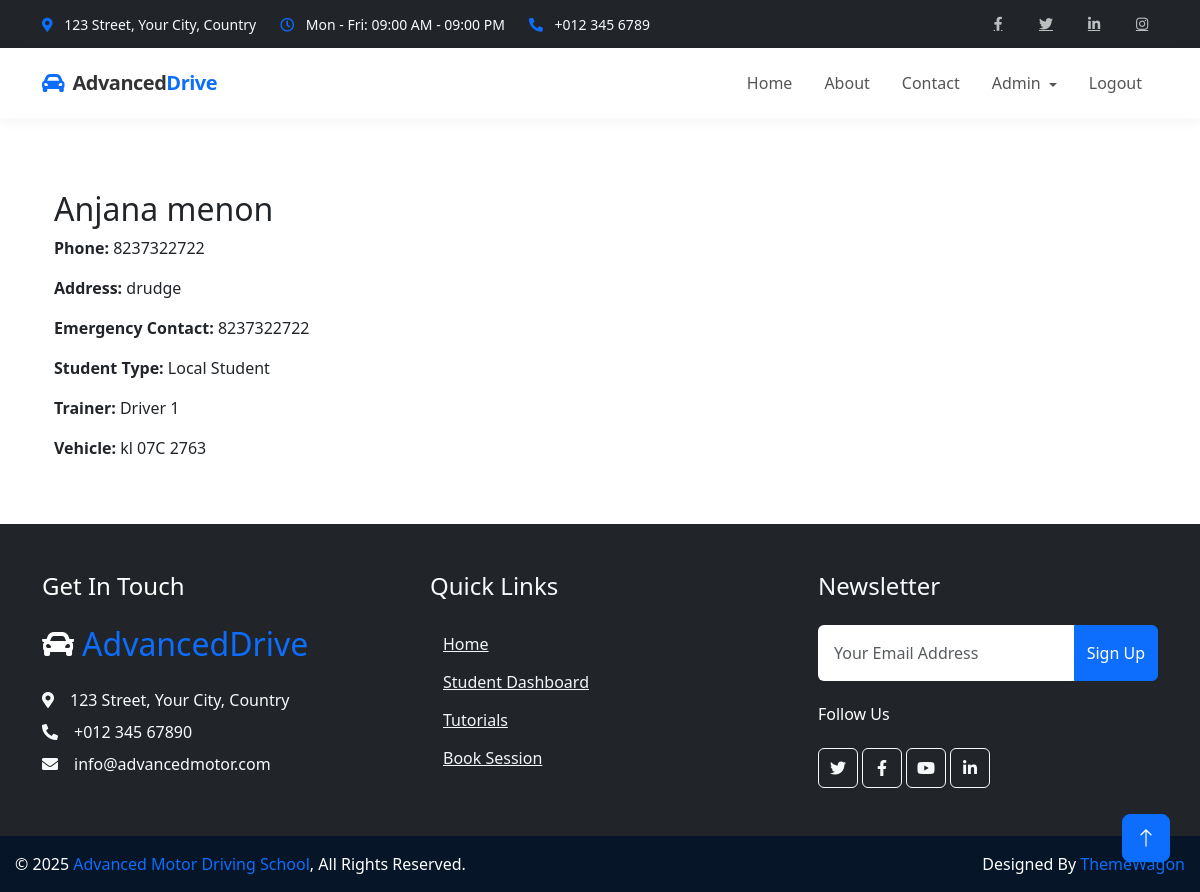
/student/student/12/ (signed in), run on the app's committed database.
### students/models.py (models this page shows, shortened)
class Student(models.Model):
    STUDENT_TYPES = (
        ('local', 'Local Student'),
        ('remote', 'Remote Student'),
    )
    user = models.OneToOneField(
        settings.AUTH_USER_MODEL,
        on_delete=models.CASCADE,
        related_name='student_profile'
    )
    trainer = models.ForeignKey(
        Trainer,
        on_delete=models.CASCADE,
        null=True,
        blank=True,
        related_name='student_set'
    )
    vehicle = models.ForeignKey(
        Vehicle,
        on_delete=models.CASCADE,
        null=True,
        blank=True,
        related_name='student_assignments'
    )
    address = models.TextField()
    phone_number_validator = RegexValidator(regex=r'^\+?\d{10,15}$', message="Phone number must be in a valid format.")
    phone_number = models.CharField(max_length=15, validators=[phone_number_validator])
    emergency_contact = models.CharField(max_length=15, blank=True, null=True, validators=[phone_number_validator])
    student_type = models.CharField(max_length=10, choices=STUDENT_TYPES, default='local')
    registration_date = models.DateTimeField(auto_now_add=True)
    has_purchased_session = models.BooleanField(default=False)

### trainers/models.py (models this page shows, shortened)
class Trainer(models.Model):
    user = models.OneToOneField(
        settings.AUTH_USER_MODEL,
        on_delete=models.CASCADE,
        related_name='driving_trainer_profile'
    )
    SPECIALIZATION_CHOICES = [
        ('CAR', 'Car'),
        ('SCOOTY', 'Scooty'),
        ('BOTH', 'Both Car and Scooty'),
        ('OTHER', 'Other')
    ]
    specialization = models.CharField(
        max_length=10,
        choices=SPECIALIZATION_CHOICES,
        default='BOTH'
    )
    experience = models.PositiveIntegerField(
        validators=[MinValueValidator(0)],
        default=0,
        help_text="Years of experience as a driving trainer"
    )
    AVAILABILITY_CHOICES = [
        ('WEEKDAY', 'Weekdays Only'),
        ('WEEKEND', 'Weekends Only'),
        ('MORNING', 'Morning Shifts Only'),
        ('EVENING', 'Evening Shifts Only'),
        ('FLEXIBLE', 'Flexible Schedule'),
        ('CUSTOM', 'Custom Schedule')
    ]
    availability = models.CharField(
        max_length=10,
        choices=AVAILABILITY_CHOICES,
        default='FLEXIBLE'
    )
    is_remote = models.BooleanField(
        default=False,
        help_text="Whether this trainer provides remote training services"
    )
    service_area = models.CharField(
        max_length=255,
        blank=True,
        null=True,
        help_text="Geographic areas where remote training is available"
    )
    max_students = models.PositiveIntegerField(
        default=10,
        validators=[MinValueValidator(1)],
        help_text="Maximum number of students this trainer can handle at once"
    )
    date_joined = models.DateField(
        default=timezone.now,
        help_text="Date when the trainer joined the driving school"
    )
    license_number = models.CharField(
        max_length=50,
        blank=True,
        null=True,
        help_text="Trainer's driving license number"
    )
    notes = models.TextField(
        blank=True,
        null=True,
        help_text="Additional notes about the trainer"
    )
    is_active = models.BooleanField(
        default=True,
        help_text="Whether this trainer is currently active"
    )
    class Meta:
        ordering = ['-experience', 'user__last_name']

### vehicles/models.py (models this page shows, shortened)
class Vehicle(models.Model):
    VEHICLE_TYPES = (
        ('CAR', 'Car'),
        ('SCOOTY', 'Scooty'),
        ('OTHER', 'Other')
    )
    vehicle_number = models.CharField(max_length=20, unique=True)
    make = models.CharField(max_length=50)
    model = models.CharField(max_length=100)
    vehicle_type = models.CharField(max_length=10, choices=VEHICLE_TYPES)
    purchased_year = models.PositiveIntegerField()
    registration_expiry = models.DateField(null=True, blank=True)
    insurance_expiry = models.DateField(null=True, blank=True)
    seating_capacity = models.PositiveIntegerField(default=2)
    last_service_date = models.DateField(null=True, blank=True)
    next_service_due = models.DateField(null=True, blank=True)
    odometer_reading = models.PositiveIntegerField(default=0)
    is_active = models.BooleanField(default=True)
    created_at = models.DateTimeField(auto_now_add=True)
    updated_at = models.DateTimeField(auto_now=True)

### students/views.py (the view)
# urls.py: path('student/<int:pk>/', views.student_detail, name='student_detail'),
@login_required
def student_detail(request, pk):
    student = get_object_or_404(Student, pk=pk)
    return render(request, 'students/student_detail.html', {'student': student})

### students/templates/students/student_detail.html
{% extends 'base.html' %}
{% block content %}
<div class="container mt-4">
    <h2>{{ student.user.get_full_name }}</h2>
    <p><strong>Phone:</strong> {{ student.phone_number|default:"Not provided" }}</p>
    <p><strong>Address:</strong> {{ student.address|default:"Not provided" }}</p>
    <p><strong>Emergency Contact:</strong> {{ student.emergency_contact }}</p>
    <p><strong>Student Type:</strong> {{ student.get_student_type_display }}</p>
    {% if student.trainer %}
        <p><strong>Trainer:</strong> {{ student.trainer.user.get_full_name }}</p>
    {% else %}
        <p><strong>Trainer:</strong> Not assigned</p>
    {% endif %}
    {% if student.vehicle %}
        <p><strong>Vehicle:</strong> {{ student.vehicle.vehicle_number }}</p>
    {% else %}
        <p><strong>Vehicle:</strong> Not assigned</p>
    {% endif %}
</div>
{% endblock %}

### static/css/style.css (style rules this page uses)
:root { --primary: #F3BD00; --secondary: #757575; --light: #F3F6F8; --dark: #0C2B4B; }

### templates/base.html (style rules this page uses)
html, body { height: 100%; margin: 0; padding: 0; display: flex; flex-direction: column; }

### data on the page
Student: user.get_full_name "Anjana menon", phone_number "8237322722", address "drudge", emergency_contact "8237322722", student_type "Local Student", trainer.user.get_full_name "Driver 1", vehicle.vehicle_number "kl 07C 2763"
